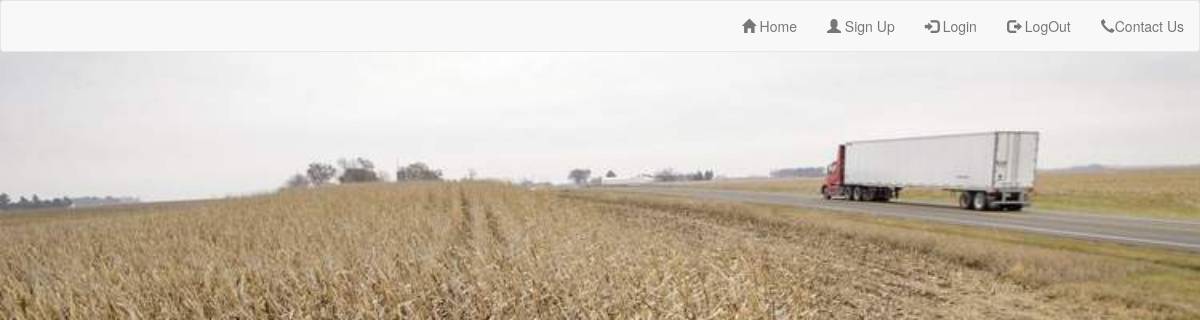
Before: /Transport/search_provider.php with the older database file.
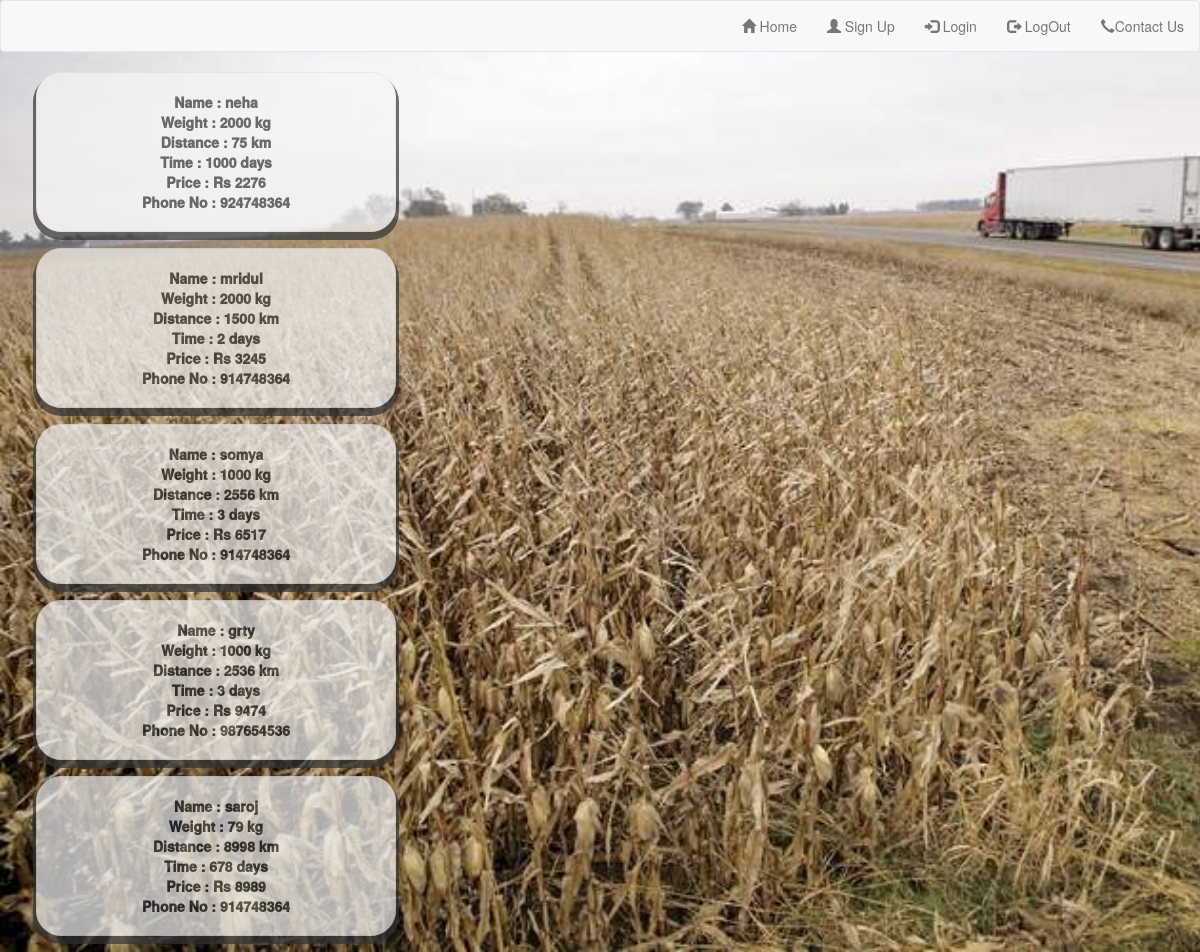
After: the same page with the newer database file.
### tables this page shows
CREATE TABLE IF NOT EXISTS `t_user` (
`tr_id` int(11) NOT NULL,
  `name` varchar(20) NOT NULL,
  `phone_no` int(10) NOT NULL,
  `wt` int(20) NOT NULL,
  `dist` int(20) NOT NULL,
  `price` int(20) NOT NULL,
  `time` int(29) NOT NULL
);

### Transport/search_provider.php (the view, shortened to what this page needs)
<html lang="en">
<head>
    <link rel="stylesheet" type="text/css" href="../Assets/css/style.css"/>
    <link rel="stylesheet" href="css/style.css">
    <link rel="stylesheet" href="https://maxcdn.bootstrapcdn.com/bootstrap/3.3.7/css/bootstrap.min.css">
    <link rel="stylesheet" href="https://cdnjs.cloudflare.com/ajax/libs/font-awesome/4.7.0/css/font-awesome.min.css">
</head>
<body>
<nav class="navbar navbar-default">
    <div class="container-fluid">
        <ul class="nav navbar-nav navbar-right">
            <li><a href="../index.php"><span class="glyphicon glyphicon-home"></span> Home</a></li>
                <li><a href="SignUp/index.php"><span class="glyphicon glyphicon-user"></span> Sign Up</a></li>
                <li><a href="../SignIn/index.php"><span class="glyphicon glyphicon-log-in"></span> Login</a></li>
                <li><a href="../SignOut/index.php"><span class="glyphicon glyphicon-log-out"></span> LogOut</a></li>
                <li><a href=" ../ContactUs/index.php "><span class="glyphicon glyphicon-earphone"></span>Contact Us</a></li>
        </ul>
    </div>
</nav>
    <?php
        $con = mysqli_connect("localhost","root","","agriculture");
        $query1 = mysqli_query($con," SELECT * FROM t_user");
                                            while($row=mysqli_fetch_array($query1))
                                             {
                                      ?>
        <div class="well">
            <?php echo " Name : "." $row[name] <br>";?>
         <?php echo " Weight : "." $row[wt] kg<br>";?>
            <?php echo " Distance : "." $row[dist]  km <br>";?>
            <?php echo " Time : "." $row[price] days<br>";?>
              <?php echo " Price : "."Rs $row[time] <br>";?>
            <?php echo " Phone No : "." $row[phone_no] <br>";?>
        </div>
        <?php
                 }
        ?>
</body>
</html

Changed rows visible on the page:
added t_user: name "neha", wt "2000", dist "75", price "1000", time "2276", phone_no "924748364"
added t_user: name "mridul", wt "2000", dist "1500", price "2", time "3245", phone_no "914748364"
added t_user: name "somya", wt "1000", dist "2556", price "3", time "6517", phone_no "914748364"
added t_user: name "grty", wt "1000", dist "2536", price "3", time "9474", phone_no "987654536"
added t_user: name "saroj", wt "79", dist "8998", price "678", time "8989", phone_no "914748364"
